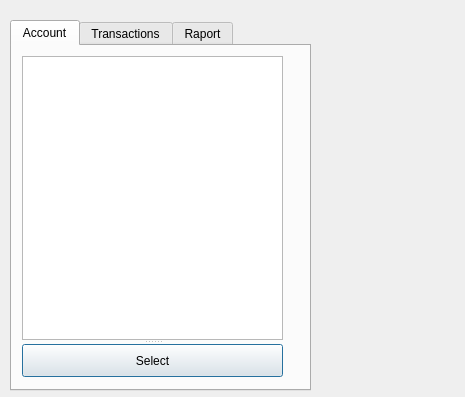
<?xml version="1.0" encoding="UTF-8"?>
<ui version="4.0">
 <class>Menu</class>
 <widget class="QDialog" name="Menu">
  <property name="geometry">
   <rect>
    <x>0</x>
    <y>0</y>
    <width>465</width>
    <height>397</height>
   </rect>
  </property>
  <property name="windowTitle">
   <string>Dialog</string>
  </property>
  <widget class="QWidget" name="widget" native="true">
   <property name="geometry">
    <rect>
     <x>0</x>
     <y>10</y>
     <width>441</width>
     <height>381</height>
    </rect>
   </property>
   <widget class="QTabWidget" name="MenuWidget">
    <property name="geometry">
     <rect>
      <x>10</x>
      <y>10</y>
      <width>301</width>
      <height>371</height>
     </rect>
    </property>
    <property name="toolTipDuration">
     <number>0</number>
    </property>
    <property name="tabShape">
     <enum>QTabWidget::Rounded</enum>
    </property>
    <property name="currentIndex">
     <number>0</number>
    </property>
    <widget class="QWidget" name="Tab_Account">
     <attribute name="title">
      <string>Account</string>
     </attribute>
     <widget class="QSplitter" name="splitter">
      <property name="geometry">
       <rect>
        <x>10</x>
        <y>10</y>
        <width>261</width>
        <height>321</height>
       </rect>
      </property>
      <property name="orientation">
       <enum>Qt::Vertical</enum>
      </property>
      <widget class="QListWidget" name="listWidgetForAcc"/>
      <widget class="QPushButton" name="Account_Select">
       <property name="text">
        <string>Select</string>
       </property>
      </widget>
     </widget>
    </widget>
    <widget class="QWidget" name="Tab_Transactions">
     <property name="focusPolicy">
      <enum>Qt::WheelFocus</enum>
     </property>
     <property name="accessibleName">
      <string/>
     </property>
     <attribute name="title">
      <string>Transactions</string>
     </attribute>
     <widget class="QSplitter" name="splitter_3">
      <property name="geometry">
       <rect>
        <x>10</x>
        <y>10</y>
        <width>261</width>
        <height>321</height>
       </rect>
      </property>
      <property name="orientation">
       <enum>Qt::Vertical</enum>
      </property>
      <widget class="QListWidget" name="listWidgetForTran"/>
      <widget class="QPushButton" name="Transactions_select">
       <property name="text">
        <string>Select</string>
       </property>
      </widget>
     </widget>
    </widget>
    <widget class="QWidget" name="Tab_Raport">
     <attribute name="title">
      <string>Raport</string>
     </attribute>
     <widget class="QSplitter" name="splitter_2">
      <property name="geometry">
       <rect>
        <x>10</x>
        <y>10</y>
        <width>261</width>
        <height>321</height>
       </rect>
      </property>
      <property name="orientation">
       <enum>Qt::Vertical</enum>
      </property>
      <widget class="QListWidget" name="listWidget_Raport"/>
      <widget class="QPushButton" name="Raport_select">
       <property name="text">
        <string>Select</string>
       </property>
      </widget>
     </widget>
    </widget>
   </widget>
  </widget>
 </widget>
 <resources/>
 <connections/>
</ui>
